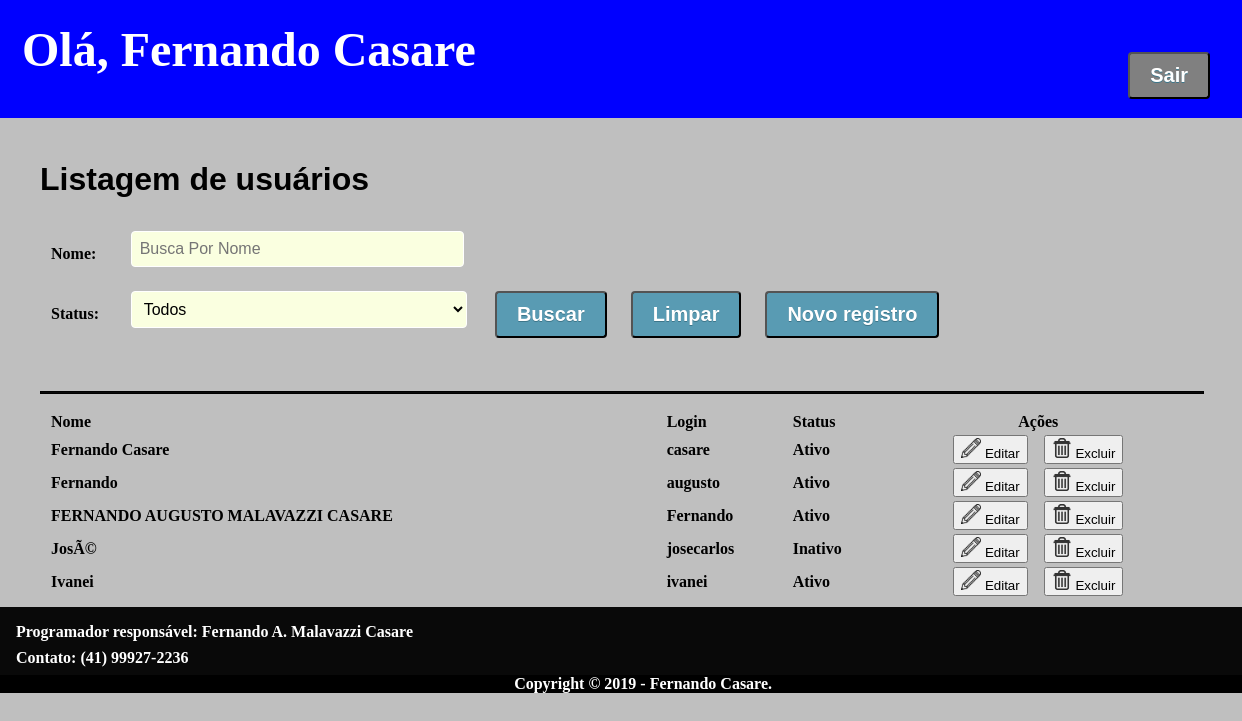
The app's page /logado.php (signed in) with its own data.
### tables this page shows
CREATE TABLE `usuarios` (
  `idUsuario` mediumint(8) UNSIGNED NOT NULL,
  `nome` varchar(100) NOT NULL,
  `login` varchar(100) NOT NULL,
  `senha` varchar(32) NOT NULL,
  `status` tinyint(1) UNSIGNED NOT NULL
);

### logado.php (the view, shortened to what this page needs)
<?PHP
	include "validaLogado.php";
?>
<!DOCTYPE html>
<html lang="pt-br">
<head>
	<link href="css/estiloDigidata.min.css" rel="stylesheet">
</head>
<body>
	<div id="wraper">
		<?PHP include "navbar.php"?>
		<div class="container">
			<h1> Listagem de usuários </h1>
			<div class="tabela">
			<form action="#" method="POST">
			<table>
			<tr>
				<td align="left">Nome:</td>
				<td><input type="text" name="buscar"id="buscar" placeholder="Busca por nome"> </td>
			</tr>
			<tr>
				<td align="left">Status: </td>
				<td>
					<select name="status">
						<option value=""> Todos </option>
					</select>
				</td>
				<td align="">
					<button type="submit" class="button"> Buscar </button>
					<button type="reset" class="button"> Limpar </button>
					<a href="cadastro.php"> <button type="button"   class="button"  name="novo" > Novo registro</button></a>
				</td>
			</tr>
			</table>
			</form>
			</div>
			<div class="resultados">
			<hr>
			<table class="tabela">
			<thead>
				<tr>
					<td> Nome </td>
					<td> Login </td>
					<td> Status </td>
					<td align="center"> Ações </td>
				</tr>
			</thead>
			<tbody>
			<?PHP
				$sql = "SELECT * FROM usuarios;";
				$contatos = $digi -> prepare($sql);
				$contatos -> execute();
				foreach($contatos as $usuario){
					$id  			 = $usuario["idUsuario"];
					$nome			 = $usuario['nome'];
					$login			 = $usuario['login'];
					$getStatus       = $usuario['status'];
					if ($getStatus == 1){
						$status = "Ativo";
					}else {
						$status = "Inativo";
					}
					echo "<tr>";
					echo "<td>".$nome."</td>";
					echo "<td>".$login."</td>";
					echo "<td>".$status."</td>";
					echo "<td align='center'>
						<a href='editarCadastro.php?id=$id&nome=$nome'><button><img class='icon' src='img/edit.png'> Editar </button></a>
						&nbsp;&nbsp;
						<a href='excluirCadastro.php?id=$id'> <button onclick='return excluir()'><img class='icon' src='img/lixo.png'> Excluir </button></a>
						</td>";
					echo "</tr>";
				}
			?>
			</tbody>
			</table>
				<?PHP include "rodape.php"; ?>
			</div>
		</div>
</body>
</html>

### navbar.php
<?PHP
	echo "<div class='navbar'>";
	echo "Olá, " . $_SESSION['nome'];
	echo "<a href='logout.php'><button class='button logout'> Sair </button></a>";
	echo "</div>"
?>

### rodape.php
<?php
	echo "<div class='rodape'>";
	echo "<footer>";
	echo "<p> Programador responsável:  Fernando A. Malavazzi Casare </p>";
	echo "<p> Contato: (41) 99927-2236 </p>";
	echo "<p id='copyright'> Copyright &copy; 2019 - Fernando Casare. </p>";
	echo "</div>";
?>

### records on screen
usuarios: nome "Fernando Casare", login "casare", status "Ativo"
usuarios: nome "Fernando", login "augusto", status "Ativo"
usuarios: nome "FERNANDO AUGUSTO MALAVAZZI CASARE", login "Fernando", status "Ativo"
usuarios: nome "JosÃ©", login "josecarlos", status "Inativo"
usuarios: nome "Ivanei", login "ivanei", status "Ativo"

### other values on screen
$_SESSION['nome'] "Fernando Casare"
